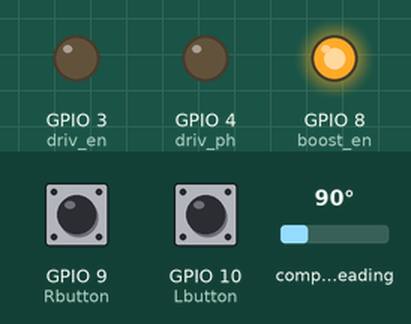
A program run on a simulated Seeed XIAO ESP32-C3. Shown: output pins drawn as LEDs (lit = HIGH). The test bench sets the inputs (shaded band); at power-on: GPIO 9 (Rbutton) LOW, GPIO 10 (Lbutton) LOW, compass heading 90°. Pins used as bus, display or sensor lines are not drawn.

Above: at 1.2 s.
1.3 s: GPIO 9 (Rbutton) pulled HIGH for 0.15 s
At 2.1 s:
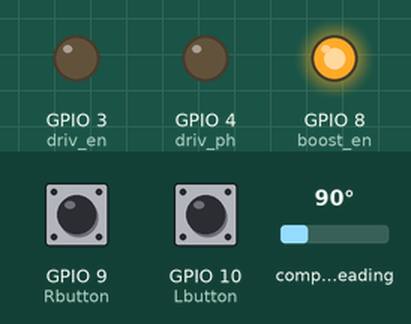
2.9 s: GPIO 10 (Lbutton) pulled HIGH for 0.15 s
At 3.4 s:
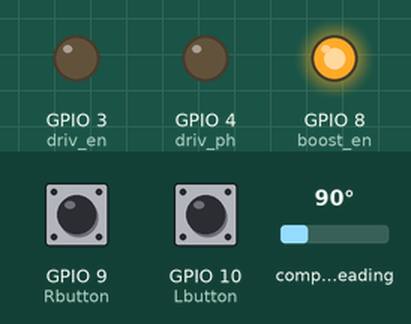
4.5 s: GPIO 10 (Lbutton) pulled HIGH for 3.2 s
At 5.2 s:
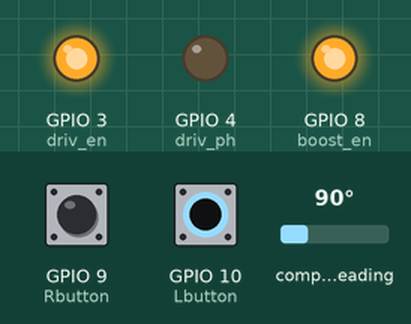
9.2 s: GPIO 9 (Rbutton) pulled HIGH for 3.2 s
At 9.9 s:
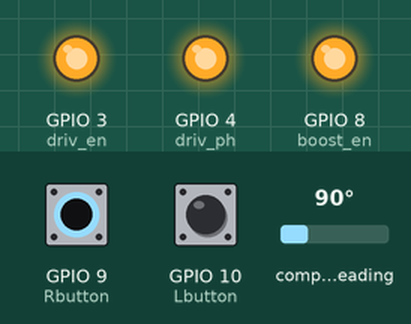
Timing chart, 0 to 13.9 s (numbered marks = the images above; inputs shaded):
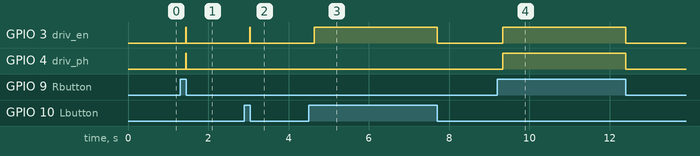

Measured:
- after the input at 1.3 s, GPIO 3 (driv_en), GPIO 4 (driv_ph): LOW → HIGH after 0.13 s, → LOW 0.02 s later
- after the input at 2.9 s, GPIO 3 (driv_en): LOW → HIGH after 0.13 s, → LOW 0.02 s later
- after the input at 4.5 s, GPIO 3 (driv_en): LOW → HIGH after 0.13 s, → LOW 3.1 s later
- after the input at 9.2 s, GPIO 3 (driv_en), GPIO 4 (driv_ph): LOW → HIGH after 0.13 s, → LOW 3.1 s later

The program:

main.cpp
```cpp
/*
the main loop consists of fetch-execute cycle:
  FETCH PART
    -state of the next_state struct is set according the user input (in case of the autolight mode, the light setup is exercised)


  EXECUTE PART
    -the device executes instructions in the next_state
    -the execution section also checks all the rules such as max/min angle

*/


#include <Arduino.h>
#include <AS5600.h>
#include "Adafruit_VEML7700.h"
#include <memory> //shared_ptr

#define driv_en D1
#define driv_ph D2
#define driv_nSleep D3
#define boost_en D8

#define Rbutton D9
#define Lbutton D10

enum motor_states{
  stopped,
  backwards,
  forwards
};

enum device_states{
  idle,
  homing,
  light_movement,
  manual_movement
};

struct position
{
  position(){
    angle = 0;
    rotations = 0;
  }
  position(int a, int b): angle(a), rotations(b){}
  bool operator==(const position& other) const{
    if (angle == other.angle && rotations == other.rotations){
      return true;
    }
    return false;
  }

  int angle;
  int rotations;
};

struct state{
  position desired_position;
  motor_states direction;
};

struct from_server_state {
    int device_id;
    int desired_angle;
    device_states dev_state;
    motor_states mot_state;
};

void Forward();
void Backward();
void Stop();

class Device{
  int device_index;
  position min_position = position(200,0);
  position current_position;
  position max_position = position(345,0);
  state next_state;
  device_states device_state = manual_movement;
  std::shared_ptr<position> last_home_position = std::make_shared<position>(min_position);
  const int slack_angle = 4;
  //these values prevent premature actions (since the loop basically runs on the proc. freq.)
  int home_counter = 10; // if > 10, device is set ot automatic mode(homing)
  int right_counter = 0; // if > 30, buttons can override automatic movement
  int left_counter = right_counter;

  public:
    Device() = default;
    // main logic solver
    void fetch_next_state();
    //executes actions according the next state struct
    void execute_next_state();
    //sets next_state pos to min/max pos
    void home();
    //reads value from AS5600 and calculates current position, saves it to the current position var
    void update_current_position();
    //debug func
    void Serial_next_state(){
      Serial.print(current_position.angle);
      Serial.print(" ");
      Serial.print(next_state.direction);
      Serial.print(" ");
      Serial.println(device_state);
    }
};


AS5600 encoder;
Adafruit_VEML7700 veml = Adafruit_VEML7700();
Device rolleter;

void setup() {
  pinMode(driv_en, OUTPUT);
  pinMode(driv_nSleep, OUTPUT);
  pinMode(driv_ph, OUTPUT);
  pinMode(boost_en, OUTPUT);

  digitalWrite(boost_en, HIGH);
  digitalWrite(driv_en, HIGH);

  pinMode(Rbutton, INPUT);
  pinMode(Lbutton, INPUT);

  Serial.begin(115200);
  Wire.begin();
  //waiting for sensors
  while(!encoder.begin()){
    continue;
  }
  while (!veml.begin()) {
    continue;
  }
}

void loop() {
  rolleter.update_current_position();
  rolleter.fetch_next_state();
  rolleter.execute_next_state();
}

void Device::fetch_next_state(){

  int right_button = digitalRead(Rbutton);
  int left_button = digitalRead(Lbutton);
  if (right_button == HIGH && left_button == HIGH){
    if (device_state != homing && home_counter > 50){
      home_counter=0;
      device_state = homing;
      home();
    }
    else{
      home_counter++;
    }
  }
  else if (right_button == HIGH){ //set next_state movement to forwards
    if (right_counter < 100){
      right_counter++;
    }
    else{
      right_counter = 0;
      device_state = manual_movement;
      next_state.desired_position = max_position;
      next_state.direction = forwards;
    }

  }
  else if (left_button == HIGH){ //sets next_state movement to backwards
    if (left_counter < 100){
      left_counter++;
    }
    else{
      left_counter = 0;
      device_state = manual_movement;
      next_state.desired_position = min_position;
      next_state.direction = backwards;
    }
  }
  //the buttons aren't pressed and the device is in device_state is manual controll, change it to idle and dir to stopped
  else if (device_state == manual_movement){
    right_counter = 0;
    left_counter = 0;
    device_state = idle;
    next_state.direction = stopped;
    next_state.desired_position = current_position;
  }


}

void Device::execute_next_state(){
  //wheel is at desired position
  if (abs(current_position.angle-next_state.desired_position.angle) <= slack_angle){
    Stop();
    return;
  }
  //move the wheel in the next_state direction
  if (next_state.direction == forwards) {
    Forward();
  }
  else if (next_state.direction == backwards){
    Backward();
  }
  else{
    Stop();
  }

}

void Device::home(){
  device_state = homing;
  //set next_state position according to the last homing position
  if (*last_home_position == min_position){
    last_home_position  = std::make_shared<position>(max_position);
    next_state.direction = forwards;
    next_state.desired_position = max_position;
  }
  else{
    last_home_position  = std::make_shared<position>(min_position);
    next_state.direction = backwards;
    next_state.desired_position = min_position;
  }
}

void Device::update_current_position(){
  current_position.angle = map(encoder.readAngle(), 0, 4095, 0 ,359);
}

void Backward(){
  digitalWrite(driv_nSleep,HIGH);
  digitalWrite(driv_ph, LOW);
  digitalWrite(driv_en, HIGH);
}

void Forward(){
  digitalWrite(driv_nSleep,HIGH);
  digitalWrite(driv_ph, HIGH);
  digitalWrite(driv_en, HIGH);
}

void Stop(){
  digitalWrite(driv_nSleep,LOW);
  digitalWrite(driv_ph, LOW);
  digitalWrite(driv_en, LOW);
}
```
